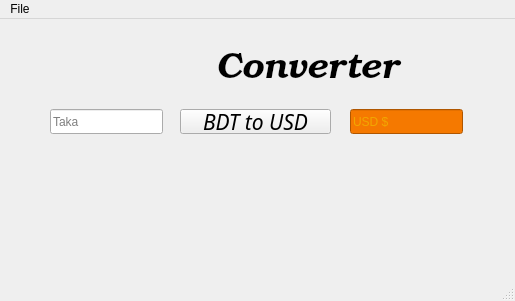
<?xml version="1.0" encoding="UTF-8"?>
<ui version="4.0">
 <class>MainWindow</class>
 <widget class="QMainWindow" name="MainWindow">
  <property name="geometry">
   <rect>
    <x>0</x>
    <y>0</y>
    <width>515</width>
    <height>301</height>
   </rect>
  </property>
  <property name="windowTitle">
   <string>MainWindow</string>
  </property>
  <widget class="QWidget" name="centralwidget">
   <widget class="QPushButton" name="pushButtonConvert">
    <property name="geometry">
     <rect>
      <x>180</x>
      <y>90</y>
      <width>151</width>
      <height>25</height>
     </rect>
    </property>
    <property name="font">
     <font>
      <family>Ubuntu Condensed</family>
      <pointsize>16</pointsize>
      <italic>true</italic>
     </font>
    </property>
    <property name="text">
     <string>BDT to USD</string>
    </property>
   </widget>
   <widget class="QLineEdit" name="lineEditConverter1">
    <property name="geometry">
     <rect>
      <x>50</x>
      <y>90</y>
      <width>113</width>
      <height>25</height>
     </rect>
    </property>
    <property name="text">
     <string/>
    </property>
    <property name="readOnly">
     <bool>false</bool>
    </property>
    <property name="placeholderText">
     <string>Taka</string>
    </property>
   </widget>
   <widget class="QLineEdit" name="lineEditConverter2">
    <property name="geometry">
     <rect>
      <x>350</x>
      <y>90</y>
      <width>113</width>
      <height>25</height>
     </rect>
    </property>
    <property name="styleSheet">
     <string notr="true">background-color: rgb(52, 101, 164);
background-color: rgb(245, 121, 0);
color: rgb(237, 212, 0);
border-color: rgb(115, 210, 22);</string>
    </property>
    <property name="readOnly">
     <bool>true</bool>
    </property>
    <property name="placeholderText">
     <string>USD $</string>
    </property>
   </widget>
   <widget class="QLabel" name="labelConverter">
    <property name="geometry">
     <rect>
      <x>-90</x>
      <y>10</y>
      <width>521</width>
      <height>81</height>
     </rect>
    </property>
    <property name="font">
     <font>
      <family>URW Bookman L</family>
      <pointsize>27</pointsize>
      <weight>50</weight>
      <italic>true</italic>
      <bold>false</bold>
     </font>
    </property>
    <property name="text">
     <string>                         Converter</string>
    </property>
   </widget>
  </widget>
  <widget class="QMenuBar" name="menubar">
   <property name="geometry">
    <rect>
     <x>0</x>
     <y>0</y>
     <width>515</width>
     <height>22</height>
    </rect>
   </property>
   <widget class="QMenu" name="menuFile">
    <property name="title">
     <string>File</string>
    </property>
   </widget>
   <addaction name="menuFile"/>
  </widget>
  <widget class="QStatusBar" name="statusbar"/>
 </widget>
 <resources/>
 <connections/>
</ui>
